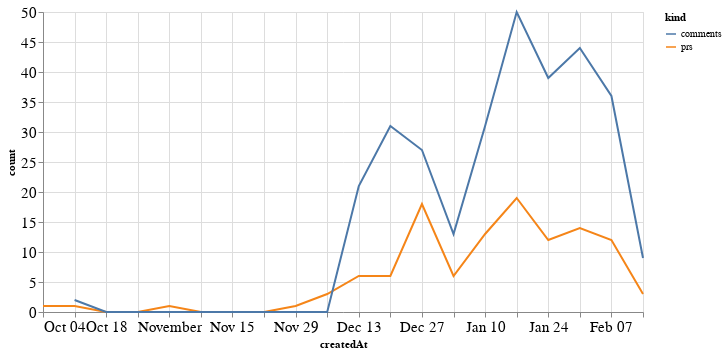

The code cell stored with this chart in its notebook:
### Code cell
alt.Chart(total_time, width=600).mark_line().encode(
    x='createdAt',
    y='count',
    color='kind'
)

### Figure 1 — Vega-Lite specification as saved in the notebook (floating-point values rounded to 4 significant figures)
{"config": {"axisLeft": {"labelFontSize": 15}, "axisBottom": {"labelFontSize": 15}}, "data": {"name": "data-96f515cae0c6acc7e3e5c7df9ca0c74e"}, "mark": "line", "encoding": {"color": {"type": "nominal", "field": "kind"}, "x": {"type": "temporal", "field": "createdAt"}, "y": {"type": "quantitative", "field": "count"}}, "width": 600, "$schema": "https://vega.github.io/schema/vega-lite/v4.8.1.json", "datasets": {"data-96f515cae0c6acc7e3e5c7df9ca0c74e": [{"createdAt": "2020-10-04T00:00:00", "kind": "prs", "count": 1.0}, {"createdAt": "2020-10-11T00:00:00", "kind": "prs", "count": 1.0}, {"createdAt": "2020-10-18T00:00:00", "kind": "prs", "count": 0.0}, {"createdAt": "2020-10-25T00:00:00", "kind": "prs", "count": 0.0}, {"createdAt": "2020-11-01T00:00:00", "kind": "prs", "count": 1.0}, {"createdAt": "2020-11-08T00:00:00", "kind": "prs", "count": 0.0}, {"createdAt": "2020-11-15T00:00:00", "kind": "prs", "count": 0.0}, {"createdAt": "2020-11-22T00:00:00", "kind": "prs", "count": 0.0}, {"createdAt": "2020-11-29T00:00:00", "kind": "prs", "count": 1.0}, {"createdAt": "2020-12-06T00:00:00", "kind": "prs", "count": 3.0}, {"createdAt": "2020-12-13T00:00:00", "kind": "prs", "count": 6.0}, {"createdAt": "2020-12-20T00:00:00", "kind": "prs", "count": 6.0}, {"createdAt": "2020-12-27T00:00:00", "kind": "prs", "count": 18.0}, {"createdAt": "2021-01-03T00:00:00", "kind": "prs", "count": 6.0}, {"createdAt": "2021-01-10T00:00:00", "kind": "prs", "count": 13.0}, {"createdAt": "2021-01-17T00:00:00", "kind": "prs", "count": 19.0}, {"createdAt": "2021-01-24T00:00:00", "kind": "prs", "count": 12.0}, {"createdAt": "2021-01-31T00:00:00", "kind": "prs", "count": 14.0}, {"createdAt": "2021-02-07T00:00:00", "kind": "prs", "count": 12.0}, {"createdAt": "2021-02-14T00:00:00", "kind": "prs", "count": 3.0}, {"createdAt": "2020-10-04T00:00:00", "kind": "comments", "count": null}, {"createdAt": "2020-10-11T00:00:00", "kind": "comments", "count": 2.0}, {"createdAt": "2020-10-18T00:00:00", "kind": "comments", "count": 0.0}, {"createdAt": "2020-10-25T00:00:00", "kind": "comments", "count": 0.0}, {"createdAt": "2020-11-01T00:00:00", "kind": "comments", "count": 0.0}, {"createdAt": "2020-11-08T00:00:00", "kind": "comments", "count": 0.0}, {"createdAt": "2020-11-15T00:00:00", "kind": "comments", "count": 0.0}, {"createdAt": "2020-11-22T00:00:00", "kind": "comments", "count": 0.0}, {"createdAt": "2020-11-29T00:00:00", "kind": "comments", "count": 0.0}, {"createdAt": "2020-12-06T00:00:00", "kind": "comments", "count": 0.0}, {"createdAt": "2020-12-13T00:00:00", "kind": "comments", "count": 21.0}, {"createdAt": "2020-12-20T00:00:00", "kind": "comments", "count": 31.0}, {"createdAt": "2020-12-27T00:00:00", "kind": "comments", "count": 27.0}, {"createdAt": "2021-01-03T00:00:00", "kind": "comments", "count": 13.0}, {"createdAt": "2021-01-10T00:00:00", "kind": "comments", "count": 31.0}, {"createdAt": "2021-01-17T00:00:00", "kind": "comments", "count": 50.0}, {"createdAt": "2021-01-24T00:00:00", "kind": "comments", "count": 39.0}, {"createdAt": "2021-01-31T00:00:00", "kind": "comments", "count": 44.0}, {"createdAt": "2021-02-07T00:00:00", "kind": "comments", "count": 36.0}, {"createdAt": "2021-02-14T00:00:00", "kind": "comments", "count": 9.0}]}}
